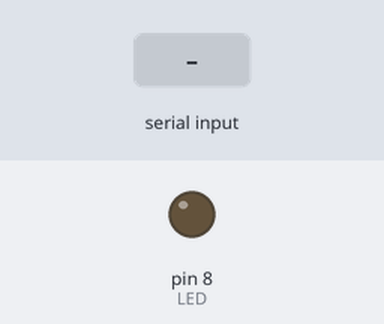
Bench run of a sketch on a simulated Arduino Uno, built with avr-gcc and run on an emulated ATmega328P. On the bench: output pins drawn as LEDs (lit = HIGH). Inputs (shaded band) come from the test bench.

Above: at 1.2 s.
1.3 s: "1" received over the second serial link
At 2.5 s:
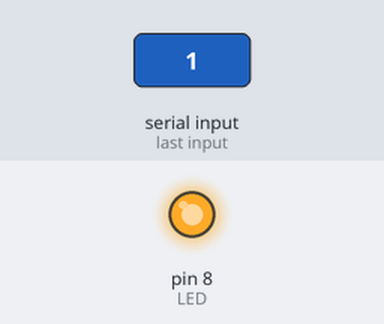
2.8 s: "0" received over the second serial link
At 3.7 s:
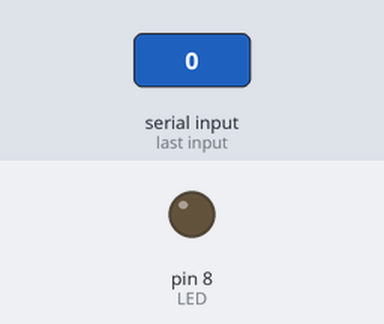
Timing chart, 0 to 5.8 s (numbered marks = the images above; inputs shaded):
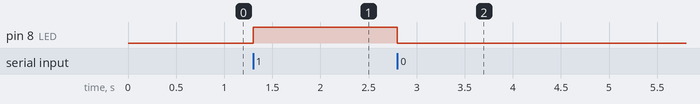

The sketch:

Master.ino
```cpp
#include <SoftwareSerial.h>
#define LED 8

SoftwareSerial master(10,11); // RX, TX

unsigned long int time;

bool ON = false;

char ch;

void setup() {
  Serial.begin(9600);
  master.begin(115200);

  pinMode(LED, OUTPUT);

  time = millis();
}

void loop() {
  if (millis() - time > 1000)
  {
    time = millis();

    if (ON)  master.print('1');
    else if (!ON) master.print('0');
    //Serial.flush();
    ON = !ON;
  }

  if (master.available())
    {
      ch = master.read();

      if (ch == '1') digitalWrite(LED, HIGH);
      else if (ch == '0') digitalWrite(LED, LOW);
    }
}
```

Measured:
- after the input at 1.3 s, pin 8 (LED): LOW → HIGH at once
- after the input at 2.8 s, pin 8 (LED): HIGH → LOW at once
